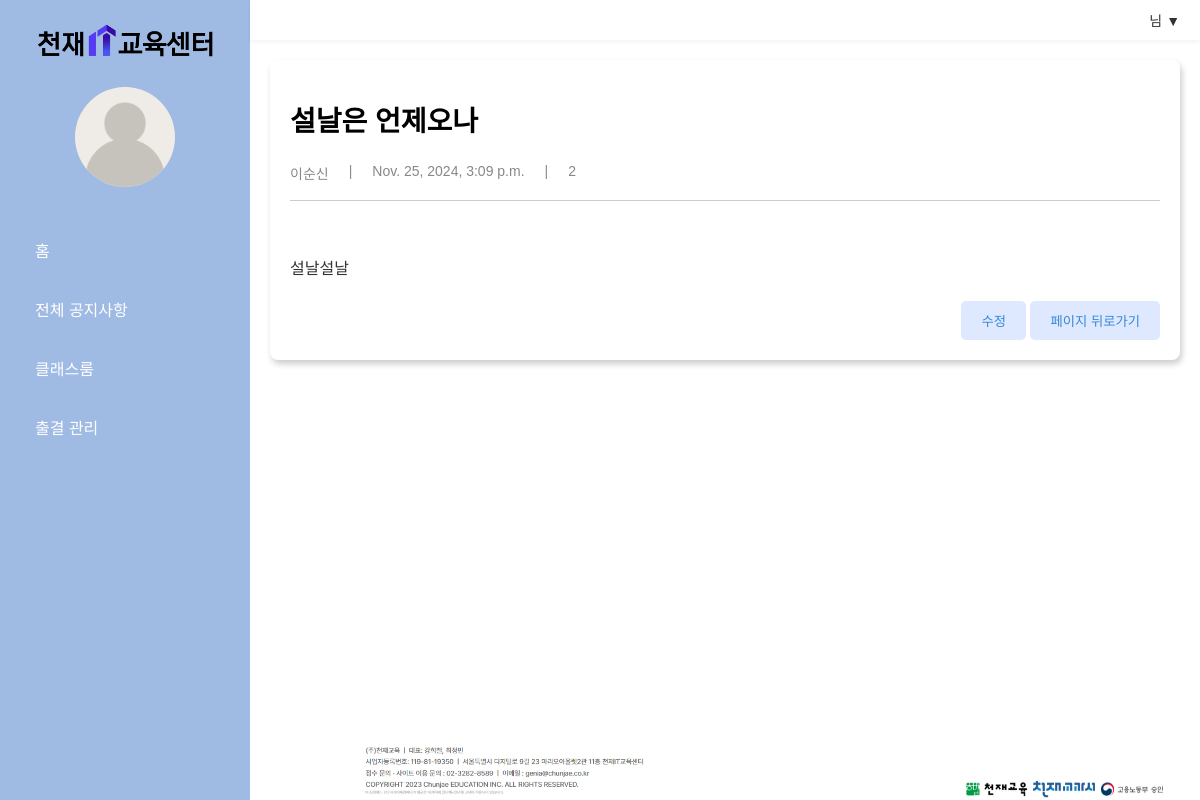
The app's page /notices/content/9 with its own data.
### managementapp/models.py (models this page shows)
class Documents(models.Model):
    title = models.TextField(max_length=300)
    writer = models.CharField(max_length=200)
    content = models.TextField()
    rdate = models.DateTimeField()
    udate = models.DateTimeField()
    view_count = models.IntegerField()

### managementapp/views.py (the view)
# urls.py: path('notices/content/<int:id>',views.notice_content, name='notice_content'),
def notice_content(request,id):
    template = loader.get_template('notices/notice_content.html')
    document=Documents.objects.get(id=id)
    document.view_count += 1
    document.save()
    context = {
        'document': document
    }
    return HttpResponse(template.render(context,request))

### managementapp/templates/notices/notice_content.html
{% extends "base.html" %}
{%load static%}
{% block content %}
<link rel="stylesheet" href="{% static 'css/content.css' %}">
<div class="notice-detail-container">
  <h1 class="notice-title">{{document.title}}</h1>
  <div class="notice-info">
    <p>{{document.writer}}</p>
    <p>|</p>
    <p>{{document.rdate}}</p>
    <p>|</p>
    <p>{{document.view_count}}</p>
  </div>
  <br/><br/>
  <div class="notice-content">{{document.content}}</div>
  <div class="button-container">
    <button class="buttons" onclick="location.href='../update/{{document.id}}'">수정</button>
    <button class="buttons" onclick="location.href='../'">페이지 뒤로가기</button>
  </div>
</div>
{% endblock %}

### managementapp/static/css/base.css (style rules this page uses)
body { margin: 0; font-family: Arial, sans-serif; background-color: #fff; }

### managementapp/static/css/content.css (style rules this page uses)
.notice-detail-container { padding: 20px; background-color: #fff; border-radius: 8px; box-shadow: 2px 4px 6px rgba(0.1, 0, 0, 0.2); }
.notice-title { font-size: 28px; font-weight: bold; margin-bottom: 10px; }
.notice-info { display: flex; justify-content: flex; gap: 20px; margin-bottom: 20px; border-bottom: 1px solid #ccc; padding-bottom: 3px; }
.notice-info p { color: #888; font-size: 14px; }
.notice-content { font-size: 16px; line-height: 1.5; color: #333; }
.button-container { margin-top: 20px; text-align: right; justify-content: flex-end; }
.buttons { display: inline-block; background-color: #DEE8FF; color: #3788D8; padding: 10px 20px; border: none; border-radius: 5px; cursor: pointer; }

### records on screen
Documents: title "설날은 언제오나", writer "이순신", rdate "Nov. 25, 2024, 3:09 p.m.", view_count "2", content "설날설날"
